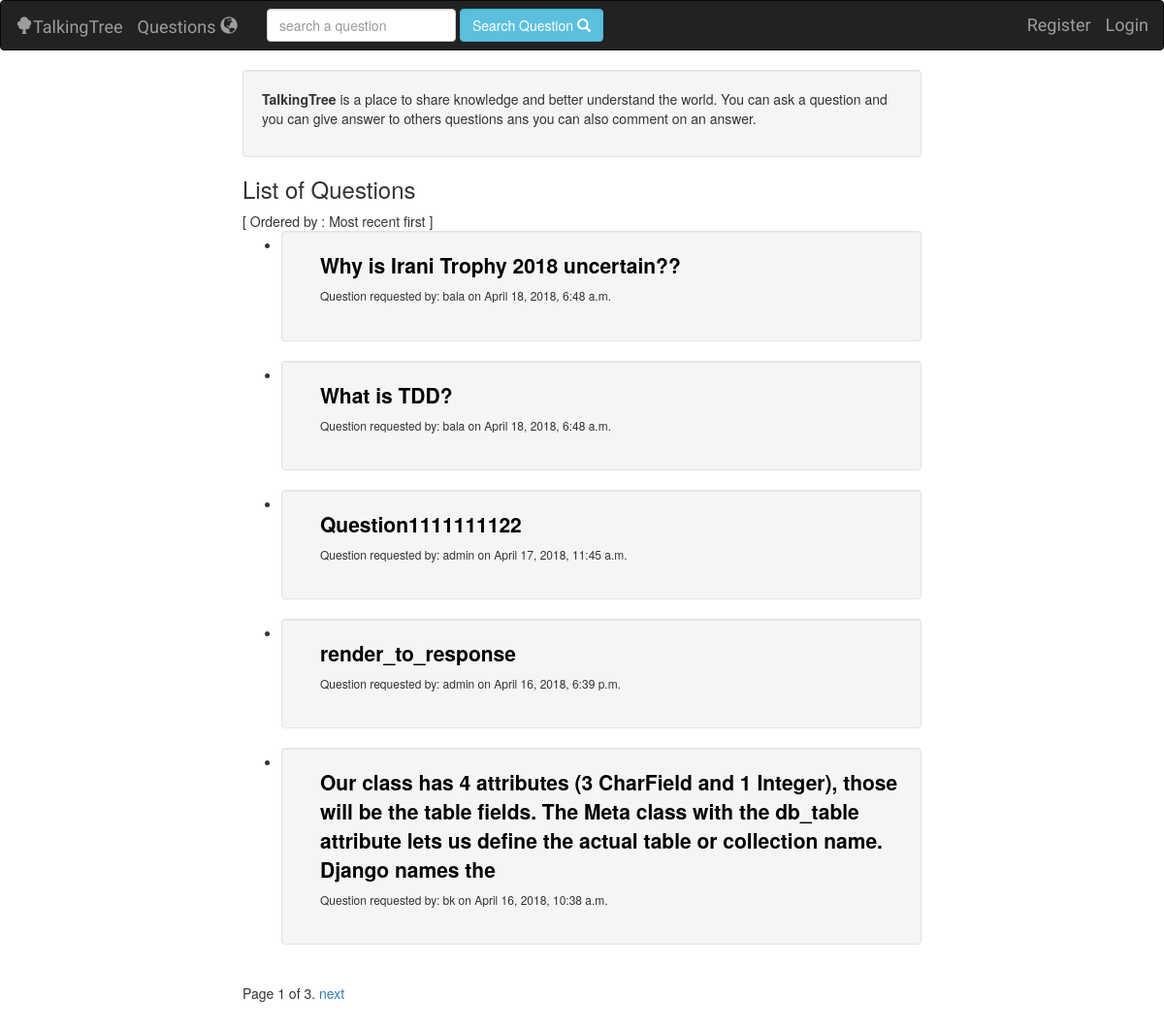
The page /talkingtree/ on the database as committed earlier.
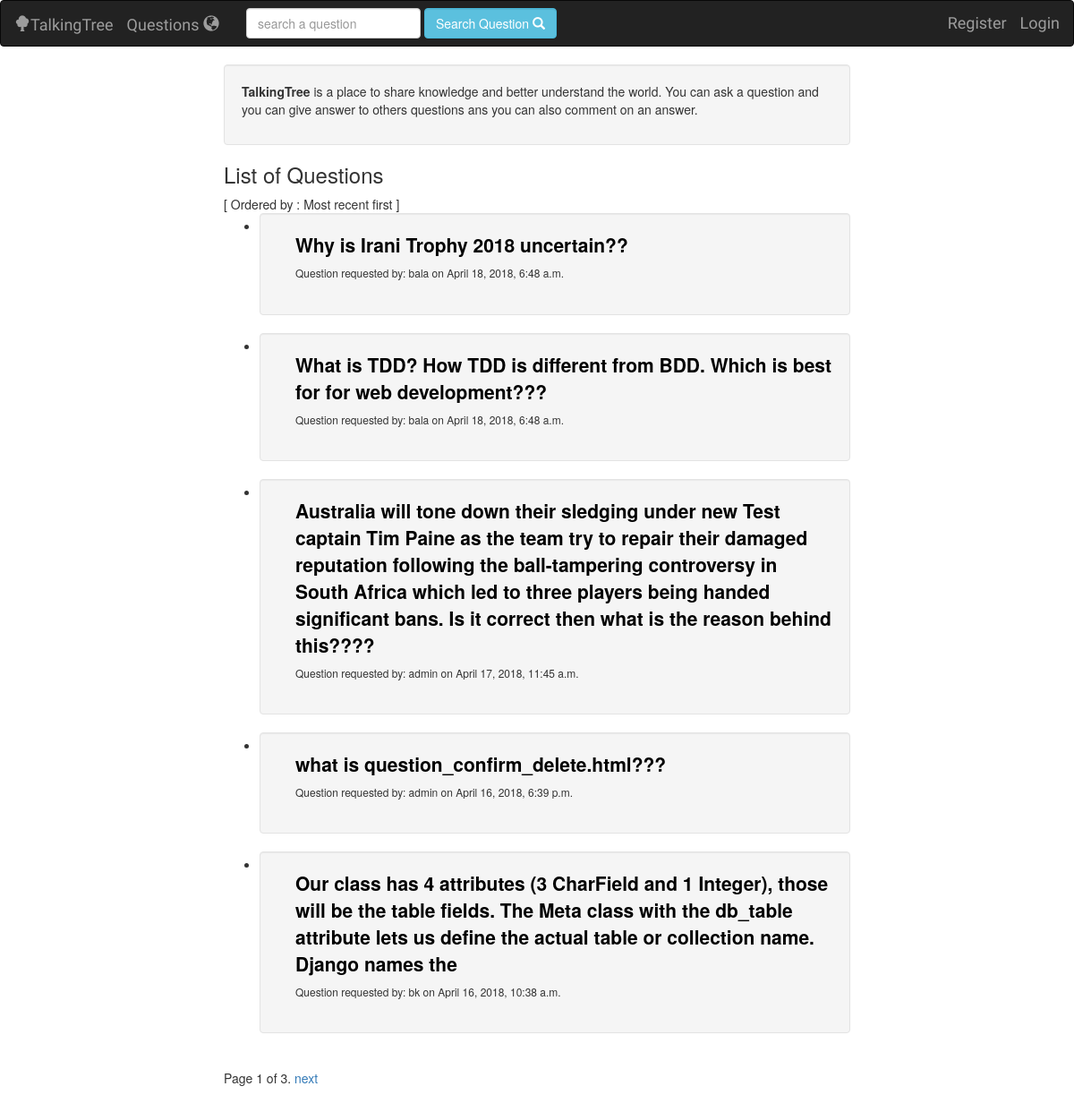
The same page on the database as committed later.
### talkingtree/models.py (models this page shows, shortened)
class Question(models.Model):
    user = models.ForeignKey(User, on_delete=models.DO_NOTHING)
    question_text = models.CharField(null=False, max_length=1023)
    created_date = models.DateTimeField(default=timezone.now())
    class Meta:
        ordering = ['-id']

### talkingtree/views/question.py (the view)
class QuestionView(generic.ListView):
    template_name = 'talkingtree/index.html'
    context_object_name = 'questions'
    paginate_by = 5
    def get_queryset(self):
        return Question.objects.all()

### talkingtree/templates/talkingtree/index.html (shortened to what this page needs)
 {% extends 'talkingtree/base.html' %}
 {%  block body %}
     {% load staticfiles %}
<link rel="stylesheet" type="text/css" href="{% static 'talkingtree/style.css' %}">
     {% if not user.is_authenticated %}
     <div class="well">
         <p><strong>TalkingTree </strong> is a place to share knowledge and better understand the world. You can ask a question and you can give answer to others questions ans you can also comment on an answer.</p>
     </div>
    {% endif %}
     {% if is_search_result == True %}
        <h3> Search result </h3> Search result : {{ count_questions }} [ Ordered by : Most recent first ]
         {% if count_questions == 0 %}
             <div class="well">
                    No search result found. Please change your search keyword and try again.
             </div>
          {% endif %}
     {% else %}
         <h3> List of Questions </h3> [ Ordered by : Most recent first ]
     {% endif %}
    <ul>
        {% for question in questions %}
        <li>
        <div class="well">
        <div class="row" style="margin-left: 5px">
            <div  class="col-sm-12">
                <a href="{% url 'talkingtree:answer' question.id %}">
                <span class="question" style="font-weight:bold;  font-size: 1.5em; color:black">
                    {{ question.question_text }}
                </span>
                </a>
                <br>
                <h6>Question requested by: {{ question.user }} on {{ question.created_date }}</h6>
            </div>
        </div>
        </div>
        </li>
        {% endfor %}
    </ul>
 {% endblock %}

Rows that differ between the two databases and show on the page:
changed Question: question_text "What is TDD?" → "What is TDD? How TDD is different from BDD. Which is best for for web development???"
changed Question: question_text "Question1111111122" → "Australia will tone down their sledging under new Test captain Tim Paine as the team try to repair their damaged reputation following the ball-tampering controversy in South Africa which led to three players being handed significant bans. Is it correct then what is the reason behind this????"
changed Question: question_text "render_to_response" → "what is question_confirm_delete.html???"
